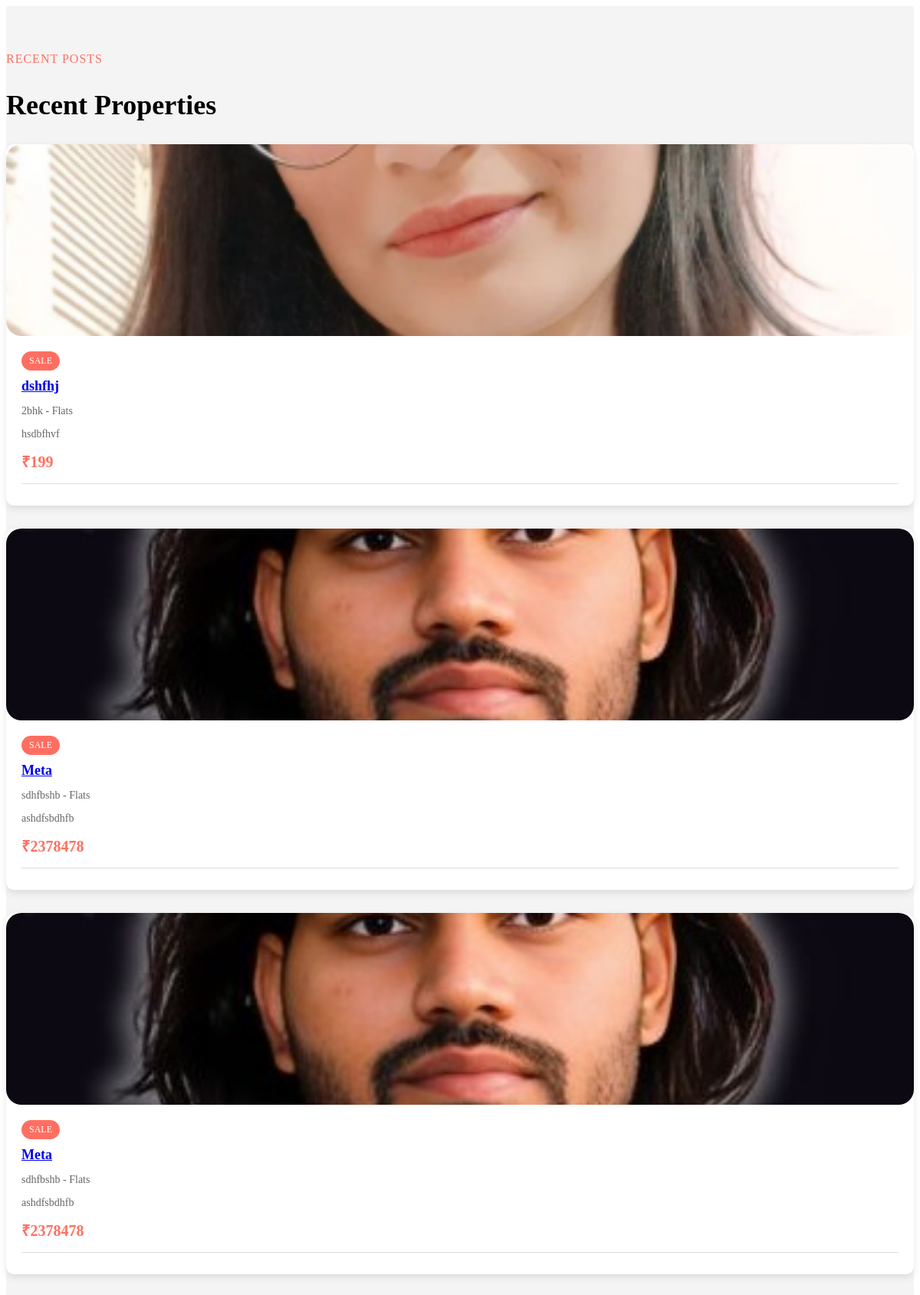
The page / on the database its author committed.
### tables this page shows
CREATE TABLE `properties` (
  `id` int(11) NOT NULL,
  `title` varchar(255) NOT NULL,
  `description` text DEFAULT NULL,
  `type` varchar(100) DEFAULT NULL,
  `price` varchar(50) DEFAULT NULL,
  `status` enum('Sale','Rent') DEFAULT 'Sale',
  `image_path` varchar(255) DEFAULT NULL,
  `created_at` timestamp NOT NULL DEFAULT current_timestamp()
);

### index.php (the view, shortened to what this page needs)
<?php
include 'admin/config.php';
$result = $conn->query("SELECT * FROM properties");
?>
<section id="product" class="ftco-section ftco-properties">
    <div class="container">
        <div class="row justify-content-center mt-6 pb-3">
            <div class="col-md-7 heading-section text-center ftco-animate">
                <span class="subheading">Recent Posts</span>
                <h2 class="mb-4">Recent Properties</h2>
            </div>
        </div>
        <div class="row justify-content-center align-items-center mb-5">
            <?php while ($row = $result->fetch_assoc()): ?>
                <div class="col-md-3">
                    <div class="property-item">
                        <a href="#">
                            <div class="img">
                                <img style="border-radius: 20px; width: 100%; height: 250px; object-fit: cover;"
                                     src="<?php echo htmlspecialchars('admin/' . $row['image_path']); ?>"
                                     alt="Property Image">
                            </div>
                        </a>
                        <div class="text">
                            <span class="status <?php echo htmlspecialchars($row['status']); ?>">
                                <?php echo htmlspecialchars($row['status']); ?>
                            </span>
                            <div class="d-flex justify-content-between">
                                <div>
                                    <h3><a href="#"><?php echo htmlspecialchars($row['title']); ?></a></h3>
                                    <p><?php echo htmlspecialchars($row['type']); ?> - Flats</p>
                                </div>
                                <div>
                                    <p><?php echo htmlspecialchars($row['description']); ?></p>
                                </div>
                                <div>
                                    <span class="price">₹<?php echo htmlspecialchars($row['price']); ?></span>
                                </div>
                            </div>
                            <hr>
                        </div>
                    </div>
                </div>
            <?php endwhile; ?>
        </div>
    </div>
</section>

### index.php (style rules this page uses)
.ftco-section { padding: 60px 0; background: #f4f4f4; }
.ftco-properties .property-item { background: #fff; border-radius: 10px; box-shadow: 0 4px 10px rgba(0, 0, 0, 0.1); overflow: hidden; margin-bottom: 30px; }
.property-item .img { position: relative; overflow: hidden; height: 250px; }
.property-item .img img { width: 100%; height: 100%; object-fit: cover; transition: transform 0.3s ease-in-out; }
.property-item .text { padding: 20px; }
.property-item .status { display: inline-block; padding: 5px 10px; background-color: #ff6f61; color: #fff; border-radius: 20px; font-size: 12px; text-transform: uppercase; }
.property-item .price { font-size: 20px; font-weight: bold; color: #ff6f61; }
.property-item h3 { font-size: 18px; margin: 10px 0; }
.property-item p { font-size: 14px; color: #666; }
.property-item hr { margin-top: 15px; border: 0; border-top: 1px solid #ddd; }
.ftco-animate { animation: fadeInUp 0.5s ease-in-out; }
.subheading { font-size: 16px; text-transform: uppercase; letter-spacing: 1px; color: #ff6f61; }
h2.mb-4 { font-size: 36px; font-weight: bold; }

### rows shown on the page
properties: image_path (picture), status "SALE", title "dshfhj", type "2bhk", description "hsdbfhvf", price "199"
properties: image_path (picture), status "SALE", title "Meta", type "sdhfbshb", description "ashdfsbdhfb", price "2378478"
properties: image_path (picture), status "SALE", title "Meta", type "sdhfbshb", description "ashdfsbdhfb", price "2378478"
